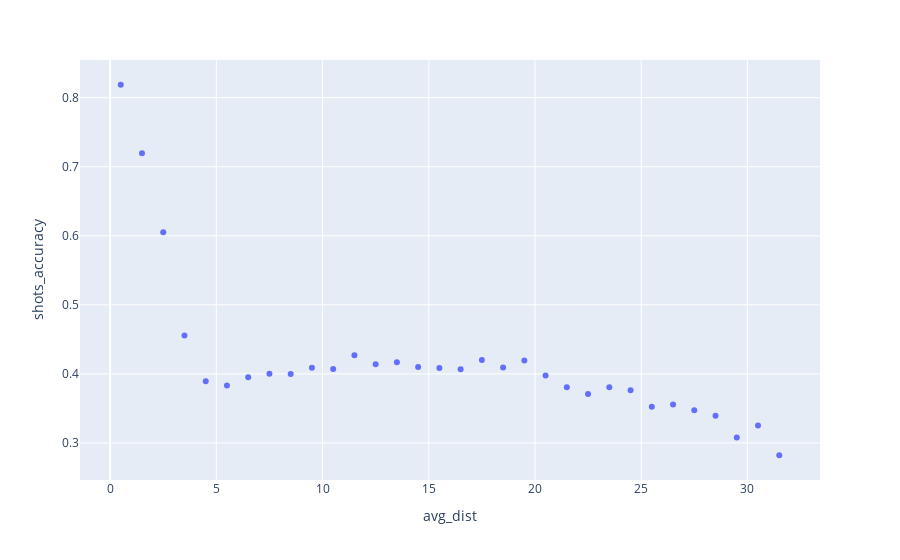

The notebook cell this image was saved under:
### Code cell
import plotly.express as px
fig = px.scatter(grouped_shots_df, x="avg_dist", y="shots_accuracy")
fig.show()

### Figure 1 — Plotly figure (JSON) as saved in the notebook; plotly's stock layout.template omitted (floating-point values rounded to 4 significant figures)
{"data": [{"hovertemplate": "avg_dist=%{x}<br>shots_accuracy=%{y}<extra></extra>", "legendgroup": "", "marker": {"color": "#636efa", "symbol": "circle"}, "mode": "markers", "name": "", "orientation": "v", "showlegend": false, "type": "scatter", "x": [0.5, 1.5, 10.5, 11.5, 12.5, 13.5, 14.5, 15.5, 16.5, 17.5, 18.5, 19.5, 2.5, 20.5, 21.5, 22.5, 23.5, 24.5, 25.5, 26.5, 27.5, 28.5, 29.5, 3.5, 30.5, 31.5, 4.5, 5.5, 6.5, 7.5, 8.5, 9.5], "xaxis": "x", "y": [0.8188, 0.7196, 0.4072, 0.4269, 0.4141, 0.4167, 0.4099, 0.4086, 0.4068, 0.4199, 0.4093, 0.4195, 0.6052, 0.3975, 0.3807, 0.3709, 0.3806, 0.3763, 0.3524, 0.3558, 0.3473, 0.3394, 0.3079, 0.4554, 0.3253, 0.2821, 0.3893, 0.3831, 0.3952, 0.4001, 0.3999, 0.4089], "yaxis": "y"}], "layout": {"legend": {"tracegroupgap": 0}, "margin": {"t": 60}, "xaxis": {"anchor": "y", "domain": [0, 1], "title": {"text": "avg_dist"}}, "yaxis": {"anchor": "x", "domain": [0, 1], "title": {"text": "shots_accuracy"}}}}
